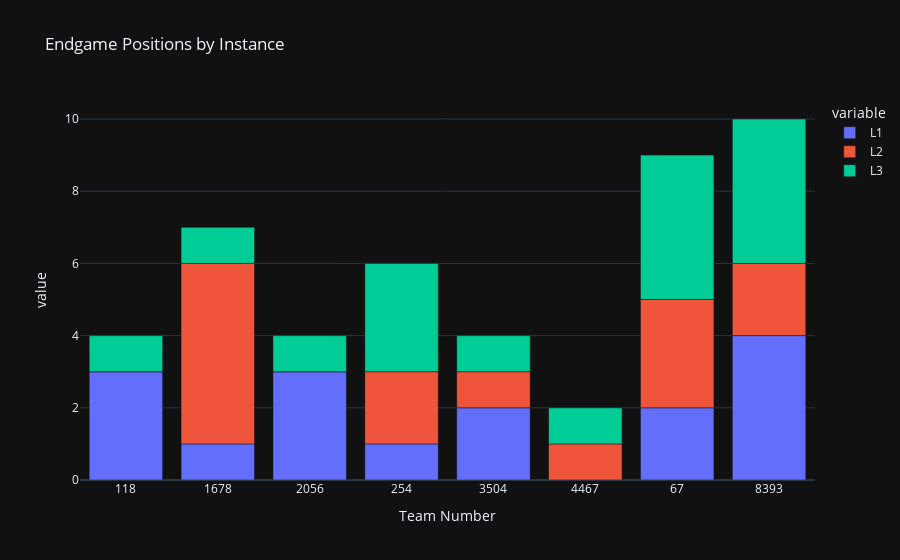
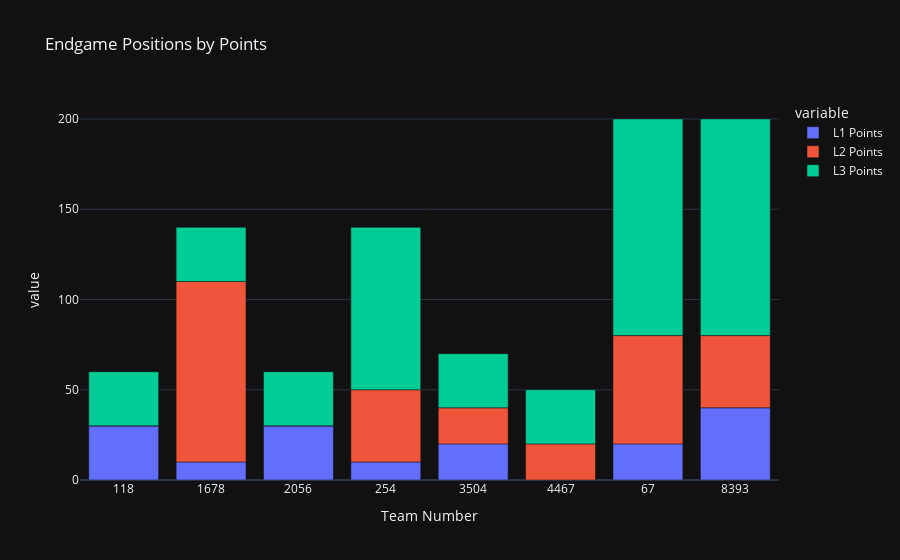

Here is the notebook cell these charts were saved with, in order:
### Code cell
avg_team = scouted_data.groupby("Team Number").mean(numeric_only = True)
# print(avg_team)
endgame_df = scouted_data.groupby("Team Number")["Endgame Climbing Level"].value_counts().unstack(fill_value=0).reset_index()
endgame_df["L1 Points"] = endgame_df["L1"] * 10
endgame_df["L2 Points"] = endgame_df["L2"] * 20
endgame_df["L3 Points"] = endgame_df["L3"] * 30
# print(endgame_df)
fig = px.bar(endgame_df, x = "Team Number", y = ["L1", "L2", "L3"], title = "Endgame Positions by Instance")
fig.show()
fig = px.bar(endgame_df, x = "Team Number", y = ["L1 Points", "L2 Points", "L3 Points"], title = "Endgame Positions by Points")
fig.show()

### Figure 1 — Plotly figure (JSON) as saved in the notebook; plotly's stock layout.template omitted (floating-point values rounded to 4 significant figures)
{"data": [{"hovertemplate": "variable=L1<br>Team Number=%{x}<br>value=%{y}<extra></extra>", "legendgroup": "L1", "marker": {"color": "#636efa", "pattern": {"shape": ""}}, "name": "L1", "orientation": "v", "showlegend": true, "textposition": "auto", "x": ["118", "1678", "2056", "254", "3504", "4467", "67", "8393"], "xaxis": "x", "y": [3, 1, 3, 1, 2, 0, 2, 4], "yaxis": "y", "type": "bar"}, {"hovertemplate": "variable=L2<br>Team Number=%{x}<br>value=%{y}<extra></extra>", "legendgroup": "L2", "marker": {"color": "#EF553B", "pattern": {"shape": ""}}, "name": "L2", "orientation": "v", "showlegend": true, "textposition": "auto", "x": ["118", "1678", "2056", "254", "3504", "4467", "67", "8393"], "xaxis": "x", "y": [0, 5, 0, 2, 1, 1, 3, 2], "yaxis": "y", "type": "bar"}, {"hovertemplate": "variable=L3<br>Team Number=%{x}<br>value=%{y}<extra></extra>", "legendgroup": "L3", "marker": {"color": "#00cc96", "pattern": {"shape": ""}}, "name": "L3", "orientation": "v", "showlegend": true, "textposition": "auto", "x": ["118", "1678", "2056", "254", "3504", "4467", "67", "8393"], "xaxis": "x", "y": [1, 1, 1, 3, 1, 1, 4, 4], "yaxis": "y", "type": "bar"}], "layout": {"xaxis": {"anchor": "y", "domain": [0.0, 1.0], "title": {"text": "Team Number"}}, "yaxis": {"anchor": "x", "domain": [0.0, 1.0], "title": {"text": "value"}}, "legend": {"title": {"text": "variable"}, "tracegroupgap": 0}, "title": {"text": "Endgame Positions by Instance"}, "barmode": "relative"}}

### Figure 2 — Plotly figure (JSON) as saved in the notebook; plotly's stock layout.template omitted (floating-point values rounded to 4 significant figures)
{"data": [{"hovertemplate": "variable=L1 Points<br>Team Number=%{x}<br>value=%{y}<extra></extra>", "legendgroup": "L1 Points", "marker": {"color": "#636efa", "pattern": {"shape": ""}}, "name": "L1 Points", "orientation": "v", "showlegend": true, "textposition": "auto", "x": ["118", "1678", "2056", "254", "3504", "4467", "67", "8393"], "xaxis": "x", "y": [30, 10, 30, 10, 20, 0, 20, 40], "yaxis": "y", "type": "bar"}, {"hovertemplate": "variable=L2 Points<br>Team Number=%{x}<br>value=%{y}<extra></extra>", "legendgroup": "L2 Points", "marker": {"color": "#EF553B", "pattern": {"shape": ""}}, "name": "L2 Points", "orientation": "v", "showlegend": true, "textposition": "auto", "x": ["118", "1678", "2056", "254", "3504", "4467", "67", "8393"], "xaxis": "x", "y": [0, 100, 0, 40, 20, 20, 60, 40], "yaxis": "y", "type": "bar"}, {"hovertemplate": "variable=L3 Points<br>Team Number=%{x}<br>value=%{y}<extra></extra>", "legendgroup": "L3 Points", "marker": {"color": "#00cc96", "pattern": {"shape": ""}}, "name": "L3 Points", "orientation": "v", "showlegend": true, "textposition": "auto", "x": ["118", "1678", "2056", "254", "3504", "4467", "67", "8393"], "xaxis": "x", "y": [30, 30, 30, 90, 30, 30, 120, 120], "yaxis": "y", "type": "bar"}], "layout": {"xaxis": {"anchor": "y", "domain": [0.0, 1.0], "title": {"text": "Team Number"}}, "yaxis": {"anchor": "x", "domain": [0.0, 1.0], "title": {"text": "value"}}, "legend": {"title": {"text": "variable"}, "tracegroupgap": 0}, "title": {"text": "Endgame Positions by Points"}, "barmode": "relative"}}
